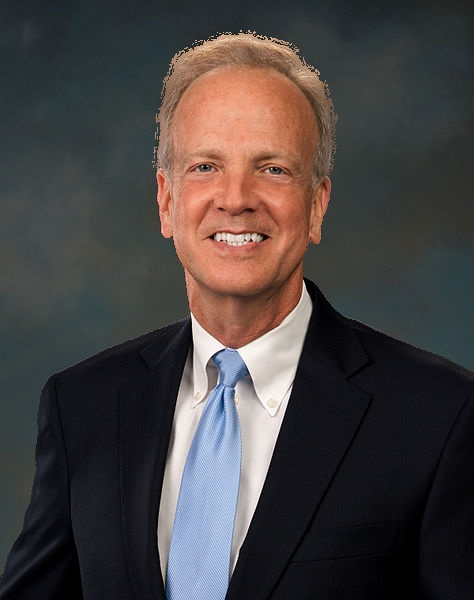
#> input picture python处理图片/根据原图和对应的alpha图提取前景并且合成新图（基于python+opencv）/1.jpg, 474 x 600 px
$ python fore.py
#> lines starting #> are read from the running program, lines starting #| are printed output that depends on the picture
# encoding:utf-8
import cv2
import numpy as np

img = cv2.imread("1.jpg")
#> img is the input picture: shape (600, 474, 3); mean B, G, R 65.1, 65.9, 71.5
mask = cv2.imread("2.jpg", 0) #读取灰度图像
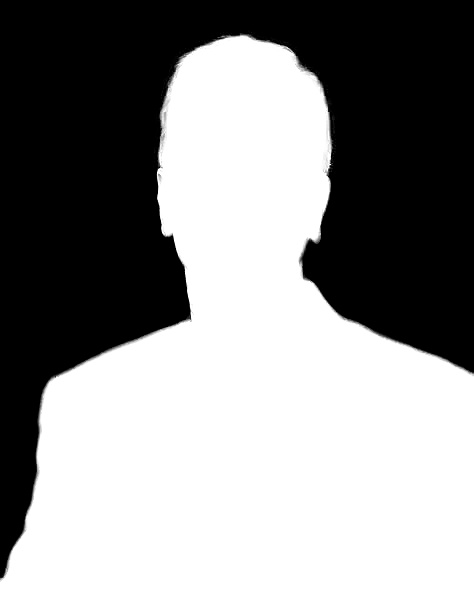
#> input picture python处理图片/根据原图和对应的alpha图提取前景并且合成新图（基于python+opencv）/2.jpg, 474 x 600 px
#> mask is the input picture: shape (600, 474); min 0, max 255, mean 141.6

height,width,channel=img.shape
#> height = 600; width = 474; channel = 3

b, g, r = cv2.split(img)
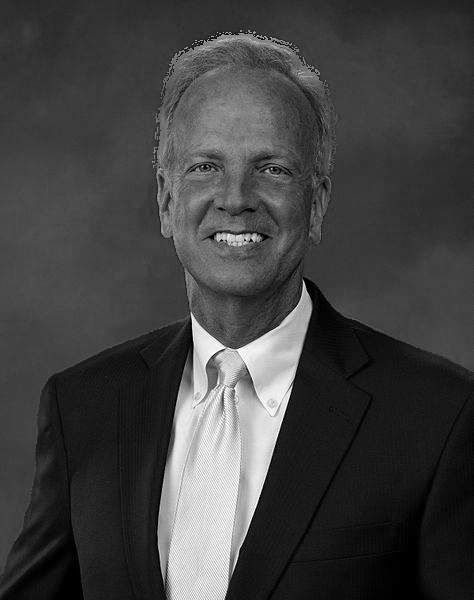
#> b: shape (600, 474); min 0, max 255, mean 65.1
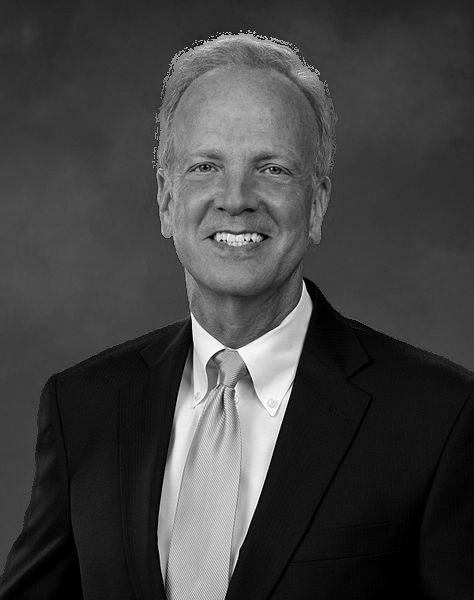
#> g: shape (600, 474); min 0, max 255, mean 65.9
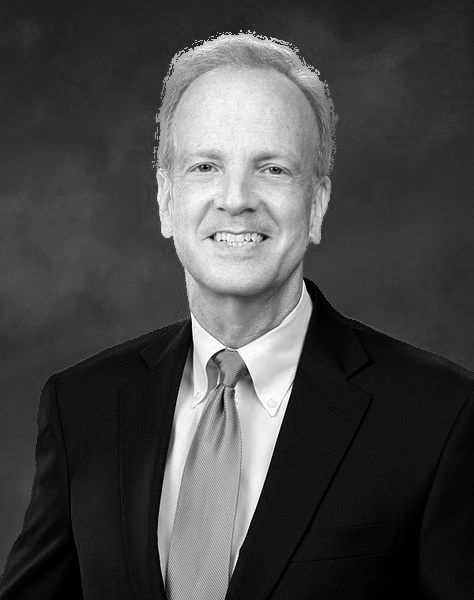
#> r: shape (600, 474); min 0, max 255, mean 71.5

#-----------------1.获取透明的前景图像-----------
dstt = np.zeros((4,height,width),dtype=img.dtype)

dstt[0][0:height,0:width] = b
dstt[1][0:height,0:width] = g
dstt[2][0:height,0:width] = r
dstt[3][0:height,0:width] = mask
cv2.imwrite("fore.png", cv2.merge(dstt))
